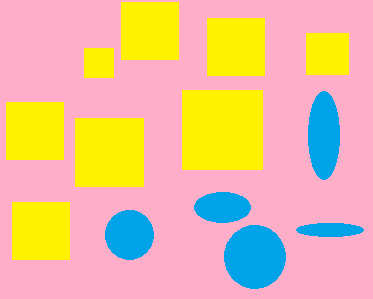
//> input picture images/1.bmp, 373 x 299 px
$ ./main ../images/1.bmp   (built with g++ and OpenCV 4)
//> lines starting //> are read from the running program, lines starting //| are printed output that depends on the picture
//> further down, original is the input picture: 299 rows x 373 cols, CV_8UC3; mean B, G, R 154.2, 189.7, 233.6
/*
 * Данная программа представляет собой простой пример выделения контуров на изображении
 * Пешкичев Роман. 2016 год
 */

#include <opencv2/opencv.hpp>
#include <stdint.h>

using namespace cv;

/*
 * Массивы для хранения изображений
 */
Mat original;
Mat result;

enum detect_type
{
	SIMPLE
};


/*
 * Функция для выделения контуров на изображении
 * @original - bgr изображение на котором необходимо найти контуры
 * @result - массив для хранения результата
 * @dtt - способ выделения контуров(см. перечисление detect_type выше)
 */
void detect_contours(Mat &original, Mat &result,detect_type dtt)
{
	/*
	 * Создать результирующее одноканальное изображение расширенное на два столба и две строки
	 * по сравнению с оригиналом заполненное черным цветом.
	 * Расширение необходимо для корректной обработки точек на краях иизображения
	 * (!!! обработку необходимо будет начать с первого пикселя, а не с нулевого)
	 */
	result = Mat(original.rows+2,original.cols+2,CV_8UC1,Scalar(0));

	/*
	 * Создать копию оригинального изображения и перевеси её в серую шкалу.
	 * Для выделения контуров информация о цвете не так важна как яркость, к тому же
	 * работа в серой шкале позволяет ускорить работу алгоритма
	 */
	Mat orig_copy;
	original.copyTo(orig_copy);
	cvtColor(orig_copy,orig_copy,CV_BGR2GRAY);
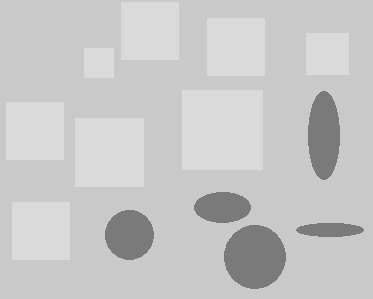
//> orig_copy: 299 rows x 373 cols, CV_8UC1; min 122, max 218, mean 198.5


	uint8_t *original_row1,*original_row2;
	uint8_t *result_row;

	switch(dtt)
	{
		case SIMPLE:
		/*
		 * Вычетает из изображения тоже самое изображение со сдвигом в 1 пиксель
		 */
			for(int i=1;i<original.rows;i++)
			{
				original_row1 = (uint8_t*)orig_copy.ptr<uint8_t>(i);
				original_row2 = (uint8_t*)orig_copy.ptr<uint8_t>(i+1);

				result_row = (uint8_t*)result.ptr<uint8_t>(i);
				for(int j=1;j<original.cols;j++)
				{
					int lx = abs(original_row1[j]-original_row1[j+1]);
					int ly = abs(original_row1[j]-original_row2[j]);
					if(lx+ly>255) result_row[j] = 255;
					else result_row[j] = lx+ly;
				}
			}
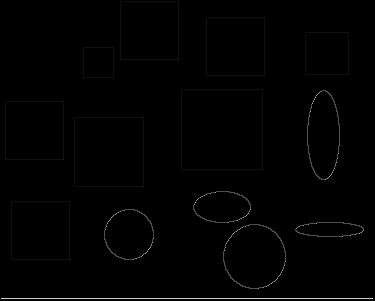
//> result: 301 rows x 375 cols, CV_8UC1; min 0, max 255, mean 1.7
			break;

	}
	return;
}

int main(int, char** argv)
{
	/*
	* Создать окна для отображения оригинального изображения
	* и результата обработки
	*/
	namedWindow("Original");
	namedWindow("Result",0);

	/*
	* считать изображение из файла, путь к которому был передан в качестве агрумента командной строки
	*/
	original = imread(argv[1],1);
	if (original.empty())
	{
		printf("Can't open file %s .\n",argv[1]);
		return -1;
	}

	/*
	* вызвать функцию выделения контуров на изображении
	*/
	detect_contours(original, result,SIMPLE);

	/*
	* отобразить результат и ждать нажатия любой клавиши на клавиатуре
	*
	*/
	imshow("Original",original);
	imshow("Result",result);
	waitKey(0);

	return 0;
}

$ run again, on images/4.bmp
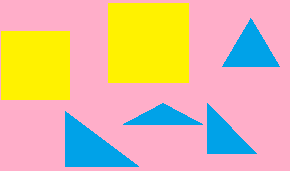
//> input picture images/4.bmp, 290 x 171 px
//> original is the input picture: 171 rows x 290 cols, CV_8UC3; mean B, G, R 159, 188, 225.4
//> in detect_contours, `cvtColor(orig_copy,orig_copy,CV_BGR2GRAY);`:
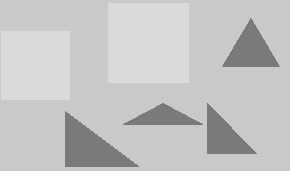
//> orig_copy: 171 rows x 290 cols, CV_8UC1; min 122, max 218, mean 195.7
//> after the loop in detect_contours, `for(int i=1;i<original.rows;i++)`:
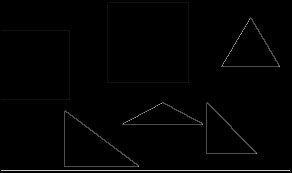
//> result: 173 rows x 292 cols, CV_8UC1; min 0, max 255, mean 2.7
